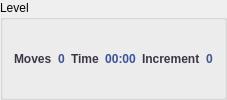
      <widget class="QGroupBox" name="groupBox_4">
       <property name="title">
        <string>Level</string>
       </property>
       <layout class="QVBoxLayout" name="verticalLayout_8">
        <item>
         <layout class="QGridLayout" name="gridLayout_3">
          <item row="1" column="0">
           <widget class="QLabel" name="label_11">
            <property name="palette">
             <palette>
              <active>
               <colorrole role="WindowText">
                <brush brushstyle="SolidPattern">
                 <color alpha="255">
                  <red>59</red>
                  <green>54</green>
                  <blue>70</blue>
                 </color>
                </brush>
               </colorrole>
              </active>
              <inactive>
               <colorrole role="WindowText">
                <brush brushstyle="SolidPattern">
                 <color alpha="255">
                  <red>59</red>
                  <green>54</green>
                  <blue>70</blue>
                 </color>
                </brush>
               </colorrole>
              </inactive>
              <disabled>
               <colorrole role="WindowText">
                <brush brushstyle="SolidPattern">
                 <color alpha="255">
                  <red>120</red>
                  <green>120</green>
                  <blue>120</blue>
                 </color>
                </brush>
               </colorrole>
              </disabled>
             </palette>
            </property>
            <property name="font">
             <font>
              <pointsize>9</pointsize>
              <weight>75</weight>
              <bold>true</bold>
             </font>
            </property>
            <property name="text">
             <string>Moves</string>
            </property>
           </widget>
          </item>
          <item row="1" column="1">
           <widget class="QLabel" name="movesLabel">
            <property name="palette">
             <palette>
              <active>
               <colorrole role="WindowText">
                <brush brushstyle="SolidPattern">
                 <color alpha="255">
                  <red>59</red>
                  <green>82</green>
                  <blue>157</blue>
                 </color>
                </brush>
               </colorrole>
              </active>
              <inactive>
               <colorrole role="WindowText">
                <brush brushstyle="SolidPattern">
                 <color alpha="255">
                  <red>59</red>
                  <green>82</green>
                  <blue>157</blue>
                 </color>
                </brush>
               </colorrole>
              </inactive>
              <disabled>
               <colorrole role="WindowText">
                <brush brushstyle="SolidPattern">
                 <color alpha="255">
                  <red>120</red>
                  <green>120</green>
                  <blue>120</blue>
                 </color>
                </brush>
               </colorrole>
              </disabled>
             </palette>
            </property>
            <property name="font">
             <font>
              <pointsize>9</pointsize>
              <weight>75</weight>
              <bold>true</bold>
             </font>
            </property>
            <property name="text">
             <string>0</string>
            </property>
            <property name="alignment">
             <set>Qt::AlignCenter</set>
            </property>
           </widget>
          </item>
          <item row="1" column="5">
           <widget class="QLabel" name="incrementLabel">
            <property name="palette">
             <palette>
              <active>
               <colorrole role="WindowText">
                <brush brushstyle="SolidPattern">
                 <color alpha="255">
                  <red>59</red>
                  <green>82</green>
                  <blue>157</blue>
                 </color>
                </brush>
               </colorrole>
              </active>
              <inactive>
               <colorrole role="WindowText">
                <brush brushstyle="SolidPattern">
                 <color alpha="255">
                  <red>59</red>
                  <green>82</green>
                  <blue>157</blue>
                 </color>
                </brush>
               </colorrole>
              </inactive>
              <disabled>
               <colorrole role="WindowText">
                <brush brushstyle="SolidPattern">
                 <color alpha="255">
                  <red>120</red>
                  <green>120</green>
                  <blue>120</blue>
                 </color>
                </brush>
               </colorrole>
              </disabled>
             </palette>
            </property>
            <property name="font">
             <font>
              <pointsize>9</pointsize>
              <weight>75</weight>
              <bold>true</bold>
             </font>
            </property>
            <property name="text">
             <string>0</string>
            </property>
            <property name="alignment">
             <set>Qt::AlignCenter</set>
            </property>
           </widget>
          </item>
          <item row="1" column="3">
           <widget class="QLabel" name="timeLabel">
            <property name="palette">
             <palette>
              <active>
               <colorrole role="WindowText">
                <brush brushstyle="SolidPattern">
                 <color alpha="255">
                  <red>59</red>
                  <green>82</green>
                  <blue>157</blue>
                 </color>
                </brush>
               </colorrole>
              </active>
              <inactive>
               <colorrole role="WindowText">
                <brush brushstyle="SolidPattern">
                 <color alpha="255">
                  <red>59</red>
                  <green>82</green>
                  <blue>157</blue>
                 </color>
                </brush>
               </colorrole>
              </inactive>
              <disabled>
               <colorrole role="WindowText">
                <brush brushstyle="SolidPattern">
                 <color alpha="255">
                  <red>120</red>
                  <green>120</green>
                  <blue>120</blue>
                 </color>
                </brush>
               </colorrole>
              </disabled>
             </palette>
            </property>
            <property name="font">
             <font>
              <pointsize>9</pointsize>
              <weight>75</weight>
              <bold>true</bold>
             </font>
            </property>
            <property name="text">
             <string>00:00</string>
            </property>
            <property name="alignment">
             <set>Qt::AlignCenter</set>
            </property>
           </widget>
          </item>
          <item row="1" column="2">
           <widget class="QLabel" name="label_12">
            <property name="palette">
             <palette>
              <active>
               <colorrole role="WindowText">
                <brush brushstyle="SolidPattern">
                 <color alpha="255">
                  <red>59</red>
                  <green>54</green>
                  <blue>70</blue>
                 </color>
                </brush>
               </colorrole>
              </active>
              <inactive>
               <colorrole role="WindowText">
                <brush brushstyle="SolidPattern">
                 <color alpha="255">
                  <red>59</red>
                  <green>54</green>
                  <blue>70</blue>
                 </color>
                </brush>
               </colorrole>
              </inactive>
              <disabled>
               <colorrole role="WindowText">
                <brush brushstyle="SolidPattern">
                 <color alpha="255">
                  <red>120</red>
                  <green>120</green>
                  <blue>120</blue>
                 </color>
                </brush>
               </colorrole>
              </disabled>
             </palette>
            </property>
            <property name="font">
             <font>
              <pointsize>9</pointsize>
              <weight>75</weight>
              <bold>true</bold>
             </font>
            </property>
            <property name="text">
             <string>Time</string>
            </property>
           </widget>
          </item>
          <item row="1" column="4">
           <widget class="QLabel" name="label_13">
            <property name="palette">
             <palette>
              <active>
               <colorrole role="WindowText">
                <brush brushstyle="SolidPattern">
                 <color alpha="255">
                  <red>59</red>
                  <green>54</green>
                  <blue>70</blue>
                 </color>
                </brush>
               </colorrole>
              </active>
              <inactive>
               <colorrole role="WindowText">
                <brush brushstyle="SolidPattern">
                 <color alpha="255">
                  <red>59</red>
                  <green>54</green>
                  <blue>70</blue>
                 </color>
                </brush>
               </colorrole>
              </inactive>
              <disabled>
               <colorrole role="WindowText">
                <brush brushstyle="SolidPattern">
                 <color alpha="255">
                  <red>120</red>
                  <green>120</green>
                  <blue>120</blue>
                 </color>
                </brush>
               </colorrole>
              </disabled>
             </palette>
            </property>
            <property name="font">
             <font>
              <pointsize>9</pointsize>
              <weight>75</weight>
              <bold>true</bold>
             </font>
            </property>
            <property name="text">
             <string>Increment</string>
            </property>
           </widget>
          </item>
         </layout>
        </item>
       </layout>
      </widget>
